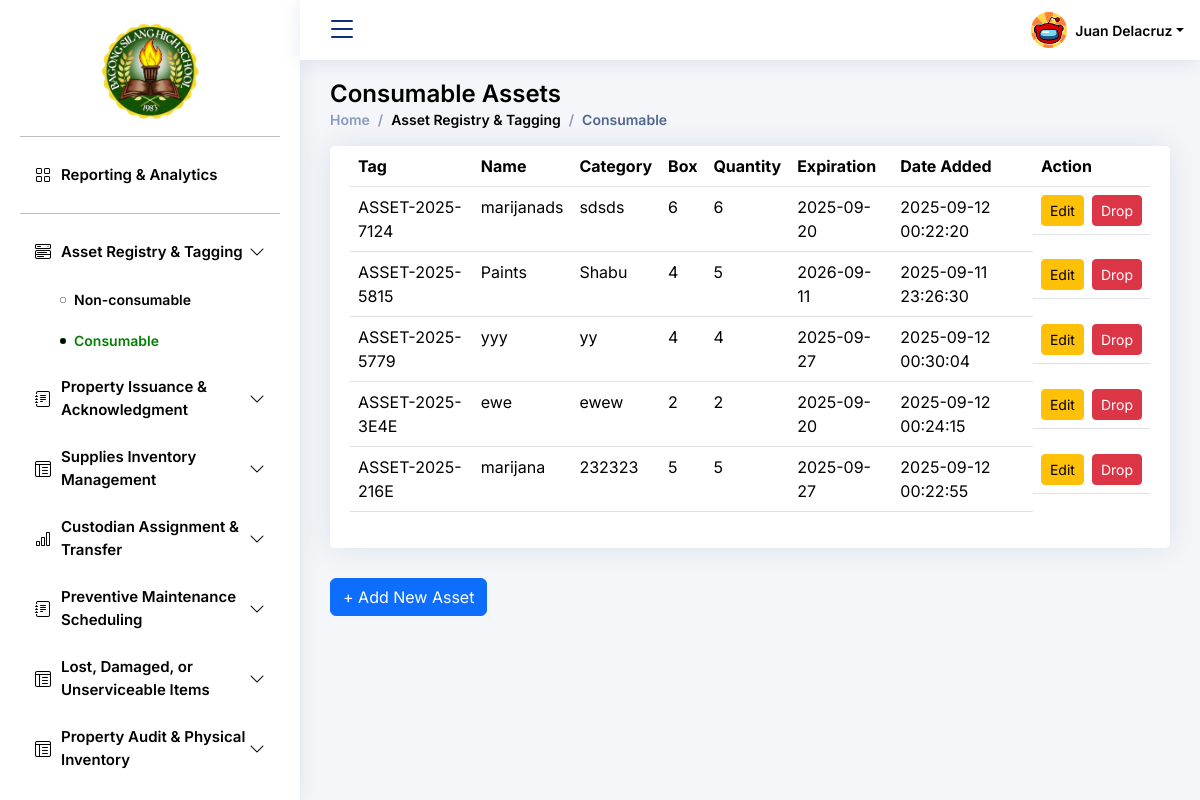
Screenshot of /asset_registry_module/consumable/consumable.php with the database file from the repository.
### tables this page shows
CREATE TABLE `bcp_sms4_consumable` (
  `id` int(11) NOT NULL,
  `asset_tag` varchar(255) DEFAULT NULL,
  `name` varchar(255) NOT NULL,
  `category` varchar(255) NOT NULL,
  `box` int(11) NOT NULL,
  `quantity` int(11) NOT NULL,
  `expiration` date NOT NULL,
  `add_date` datetime NOT NULL
);

### asset_registry_module/consumable/list_assets.php (the view, shortened to what this page needs)
<?php
include "edit_botton_list.php";
include "delete_asset.php";
$result = $conn->query("SELECT * FROM bcp_sms4_consumable ORDER BY asset_tag DESC");
?>
<!DOCTYPE html>
<html>
<head>
</head>
<body>
<section class="section">
  <div class="row">
    <div class="col-lg-12">
      <div class="card">
        <div class="card-body">
          <table class="table datatable">
            <thead>
              <tr>
                <th>Tag</th>
                <th>Name</th>
                <th>Category</th>
                <th>Box</th>
                <th>Quantity</th>
                <th>Expiration</th>
                <th>Date Added</th>
                <th>Action</th>
              </tr>
            </thead>
            <tbody>
              <?php while($row = $result->fetch_assoc()): ?>
                <tr>
                  <td><?= $row['asset_tag'] ?></td>
                  <td><?= $row['name'] ?></td>
                  <td><?= $row['category'] ?></td>
                  <td><?= $row['box'] ?></td>
                  <td><?= $row['quantity'] ?></td>
                  <td><?= $row['expiration'] ?></td>
                  <td><?= $row['add_date'] ?></td>
                  <td style="display:flex; gap:8px;">
                    <button type="button" class="btn btn-warning btn-sm"
                      data-asset_tag="<?= $row['asset_tag'] ?>"
                      data-box="<?= $row['box'] ?>"
                      data-quantity="<?= $row['quantity'] ?>"
                      data-expiration="<?= $row['expiration'] ?>"
                      onclick="openEditModal(this)">
                      Edit
                    </button>
                    <form method="POST" action="delete_asset.php" style="margin:0;" onsubmit="return confirmDelete(this);">
                      <button type="submit" class="btn btn-danger btn-sm">Drop</button>
                    </form>
                  </td>
                </tr>
              <?php endwhile; ?>
            </tbody>
          </table>
        </div>
      </div>
    </div>
  </div>
</section>
<button type="button" class="btn btn-primary mb-3" onclick="openModal('registerAssetModal')">
  + Add New Asset
</button>
<link rel="stylesheet" href="../../assets/css/toast.css">
</body>
</html>

### assets/css/style.css (style rules this page uses)
:root { scroll-behavior: smooth; }
body { font-family: "Inter", sans-serif; background: #f6f9ff; color: #444444; }
.card { margin-bottom: 30px; border: none; border-radius: 5px; box-shadow: 0px 0 30px rgba(1, 41, 112, 0.1); }
.card-body { padding: 0 20px 20px 20px; }

### assets/css/schedule_maintenance.css (style rules this page uses)
html, body { margin: 0; padding: 0; font-family: "Inter", sans-serif; background: #f4f6f9; }

### rows the page displays
bcp_sms4_consumable: asset_tag "ASSET-2025-7124", name "marijanads", category "sdsds", box "6", quantity "6", expiration "2025-09-20", add_date "2025-09-12 00:22:20"
bcp_sms4_consumable: asset_tag "ASSET-2025-5815", name "Paints", category "Shabu", box "4", quantity "5", expiration "2026-09-11", add_date "2025-09-11 23:26:30"
bcp_sms4_consumable: asset_tag "ASSET-2025-5779", name "yyy", category "yy", box "4", quantity "4", expiration "2025-09-27", add_date "2025-09-12 00:30:04"
bcp_sms4_consumable: asset_tag "ASSET-2025-3E4E", name "ewe", category "ewew", box "2", quantity "2", expiration "2025-09-20", add_date "2025-09-12 00:24:15"
bcp_sms4_consumable: asset_tag "ASSET-2025-216E", name "marijana", category "232323", box "5", quantity "5", expiration "2025-09-27", add_date "2025-09-12 00:22:55"
